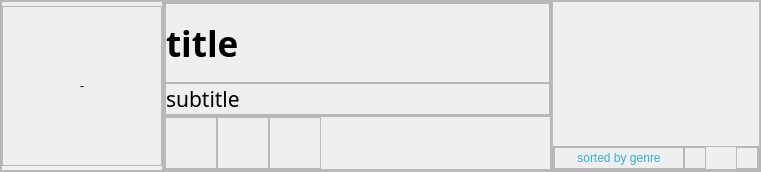
<?xml version="1.0" encoding="UTF-8"?>
<ui version="4.0">
 <class>InfoTracks</class>
 <widget class="QWidget" name="InfoTracks">
  <property name="geometry">
   <rect>
    <x>0</x>
    <y>0</y>
    <width>761</width>
    <height>170</height>
   </rect>
  </property>
  <property name="minimumSize">
   <size>
    <width>0</width>
    <height>0</height>
   </size>
  </property>
  <property name="maximumSize">
   <size>
    <width>16777215</width>
    <height>16777215</height>
   </size>
  </property>
  <property name="windowTitle">
   <string>Form</string>
  </property>
  <layout class="QGridLayout" name="gridLayout_12">
   <property name="leftMargin">
    <number>0</number>
   </property>
   <property name="topMargin">
    <number>0</number>
   </property>
   <property name="rightMargin">
    <number>0</number>
   </property>
   <property name="bottomMargin">
    <number>0</number>
   </property>
   <property name="spacing">
    <number>0</number>
   </property>
   <item row="0" column="0">
    <widget class="QFrame" name="frame_13">
     <property name="frameShape">
      <enum>QFrame::StyledPanel</enum>
     </property>
     <property name="frameShadow">
      <enum>QFrame::Raised</enum>
     </property>
     <layout class="QHBoxLayout" name="horizontalLayout">
      <property name="spacing">
       <number>0</number>
      </property>
      <property name="leftMargin">
       <number>0</number>
      </property>
      <property name="topMargin">
       <number>0</number>
      </property>
      <property name="rightMargin">
       <number>0</number>
      </property>
      <property name="bottomMargin">
       <number>0</number>
      </property>
      <item>
       <widget class="QFrame" name="frame_3">
        <property name="frameShape">
         <enum>QFrame::StyledPanel</enum>
        </property>
        <property name="frameShadow">
         <enum>QFrame::Raised</enum>
        </property>
        <layout class="QGridLayout" name="gridLayout">
         <property name="leftMargin">
          <number>0</number>
         </property>
         <property name="topMargin">
          <number>0</number>
         </property>
         <property name="rightMargin">
          <number>0</number>
         </property>
         <property name="bottomMargin">
          <number>0</number>
         </property>
         <property name="spacing">
          <number>0</number>
         </property>
         <item row="0" column="0">
          <widget class="QFrame" name="frame_9">
           <property name="minimumSize">
            <size>
             <width>160</width>
             <height>160</height>
            </size>
           </property>
           <property name="maximumSize">
            <size>
             <width>160</width>
             <height>160</height>
            </size>
           </property>
           <property name="frameShape">
            <enum>QFrame::StyledPanel</enum>
           </property>
           <property name="frameShadow">
            <enum>QFrame::Raised</enum>
           </property>
           <layout class="QGridLayout" name="gridLayout_8">
            <property name="leftMargin">
             <number>0</number>
            </property>
            <property name="topMargin">
             <number>0</number>
            </property>
            <property name="rightMargin">
             <number>0</number>
            </property>
            <property name="bottomMargin">
             <number>0</number>
            </property>
            <property name="spacing">
             <number>0</number>
            </property>
            <item row="0" column="0">
             <widget class="QLabel" name="labelCoverArt">
              <property name="text">
               <string>-</string>
              </property>
              <property name="alignment">
               <set>Qt::AlignCenter</set>
              </property>
             </widget>
            </item>
           </layout>
          </widget>
         </item>
        </layout>
       </widget>
      </item>
      <item>
       <widget class="QFrame" name="frame">
        <property name="frameShape">
         <enum>QFrame::StyledPanel</enum>
        </property>
        <property name="frameShadow">
         <enum>QFrame::Raised</enum>
        </property>
        <layout class="QVBoxLayout" name="verticalLayout_3">
         <property name="spacing">
          <number>0</number>
         </property>
         <property name="leftMargin">
          <number>0</number>
         </property>
         <property name="topMargin">
          <number>0</number>
         </property>
         <property name="rightMargin">
          <number>0</number>
         </property>
         <property name="bottomMargin">
          <number>0</number>
         </property>
         <item>
          <widget class="QFrame" name="frame_5">
           <property name="frameShape">
            <enum>QFrame::StyledPanel</enum>
           </property>
           <property name="frameShadow">
            <enum>QFrame::Raised</enum>
           </property>
           <layout class="QVBoxLayout" name="verticalLayout_6">
            <property name="spacing">
             <number>0</number>
            </property>
            <property name="leftMargin">
             <number>0</number>
            </property>
            <property name="topMargin">
             <number>0</number>
            </property>
            <property name="rightMargin">
             <number>0</number>
            </property>
            <property name="bottomMargin">
             <number>0</number>
            </property>
            <item>
             <widget class="QFrame" name="frame_10">
              <property name="minimumSize">
               <size>
                <width>0</width>
                <height>80</height>
               </size>
              </property>
              <property name="maximumSize">
               <size>
                <width>16777215</width>
                <height>80</height>
               </size>
              </property>
              <property name="frameShape">
               <enum>QFrame::StyledPanel</enum>
              </property>
              <property name="frameShadow">
               <enum>QFrame::Raised</enum>
              </property>
              <layout class="QGridLayout" name="gridLayout_9">
               <property name="leftMargin">
                <number>0</number>
               </property>
               <property name="topMargin">
                <number>0</number>
               </property>
               <property name="rightMargin">
                <number>0</number>
               </property>
               <property name="bottomMargin">
                <number>0</number>
               </property>
               <property name="spacing">
                <number>0</number>
               </property>
               <item row="0" column="0">
                <widget class="QLabel" name="labelTitle">
                 <property name="font">
                  <font>
                   <family>Segoe UI Semibold</family>
                   <pointsize>26</pointsize>
                   <weight>75</weight>
                   <bold>true</bold>
                  </font>
                 </property>
                 <property name="text">
                  <string>title</string>
                 </property>
                </widget>
               </item>
              </layout>
             </widget>
            </item>
            <item>
             <widget class="QFrame" name="frame_11">
              <property name="frameShape">
               <enum>QFrame::StyledPanel</enum>
              </property>
              <property name="frameShadow">
               <enum>QFrame::Raised</enum>
              </property>
              <layout class="QGridLayout" name="gridLayout_10">
               <property name="leftMargin">
                <number>0</number>
               </property>
               <property name="topMargin">
                <number>0</number>
               </property>
               <property name="rightMargin">
                <number>0</number>
               </property>
               <property name="bottomMargin">
                <number>0</number>
               </property>
               <property name="spacing">
                <number>0</number>
               </property>
               <item row="0" column="0">
                <widget class="QLabel" name="labelSubtitle">
                 <property name="font">
                  <font>
                   <family>Segoe UI Semilight</family>
                   <pointsize>16</pointsize>
                  </font>
                 </property>
                 <property name="text">
                  <string>subtitle</string>
                 </property>
                </widget>
               </item>
              </layout>
             </widget>
            </item>
           </layout>
          </widget>
         </item>
         <item>
          <spacer name="verticalSpacer_2">
           <property name="orientation">
            <enum>Qt::Vertical</enum>
           </property>
           <property name="sizeHint" stdset="0">
            <size>
             <width>20</width>
             <height>40</height>
            </size>
           </property>
          </spacer>
         </item>
         <item>
          <widget class="QFrame" name="frame_6">
           <property name="frameShape">
            <enum>QFrame::StyledPanel</enum>
           </property>
           <property name="frameShadow">
            <enum>QFrame::Raised</enum>
           </property>
           <layout class="QHBoxLayout" name="horizontalLayout_3">
            <property name="spacing">
             <number>0</number>
            </property>
            <property name="leftMargin">
             <number>0</number>
            </property>
            <property name="topMargin">
             <number>0</number>
            </property>
            <property name="rightMargin">
             <number>0</number>
            </property>
            <property name="bottomMargin">
             <number>0</number>
            </property>
            <item>
             <widget class="QFrame" name="framePlayAll">
              <property name="minimumSize">
               <size>
                <width>52</width>
                <height>52</height>
               </size>
              </property>
              <property name="maximumSize">
               <size>
                <width>52</width>
                <height>52</height>
               </size>
              </property>
              <property name="styleSheet">
               <string notr="true"/>
              </property>
              <property name="frameShape">
               <enum>QFrame::StyledPanel</enum>
              </property>
              <property name="frameShadow">
               <enum>QFrame::Raised</enum>
              </property>
              <layout class="QGridLayout" name="gridLayout_2">
               <property name="leftMargin">
                <number>0</number>
               </property>
               <property name="topMargin">
                <number>0</number>
               </property>
               <property name="rightMargin">
                <number>0</number>
               </property>
               <property name="bottomMargin">
                <number>0</number>
               </property>
               <property name="horizontalSpacing">
                <number>0</number>
               </property>
               <item row="0" column="0">
                <widget class="QLabel" name="labelPlayAll">
                 <property name="styleSheet">
                  <string notr="true">QLabel
{
  border-image: url(:/resource/Icon-52-play.png);
}

QLabel:hover
{
  border-image: url(:/resource/Icon-52-play-o.png);
}</string>
                 </property>
                 <property name="text">
                  <string/>
                 </property>
                </widget>
               </item>
              </layout>
             </widget>
            </item>
            <item>
             <widget class="QFrame" name="framePlayRandom">
              <property name="minimumSize">
               <size>
                <width>52</width>
                <height>52</height>
               </size>
              </property>
              <property name="maximumSize">
               <size>
                <width>52</width>
                <height>52</height>
               </size>
              </property>
              <property name="frameShape">
               <enum>QFrame::StyledPanel</enum>
              </property>
              <property name="frameShadow">
               <enum>QFrame::Raised</enum>
              </property>
              <layout class="QGridLayout" name="gridLayout_3">
               <property name="leftMargin">
                <number>0</number>
               </property>
               <property name="topMargin">
                <number>0</number>
               </property>
               <property name="rightMargin">
                <number>0</number>
               </property>
               <property name="bottomMargin">
                <number>0</number>
               </property>
               <property name="spacing">
                <number>0</number>
               </property>
               <item row="0" column="0">
                <widget class="QLabel" name="labelPlayRandom">
                 <property name="styleSheet">
                  <string notr="true">QLabel
{
  border-image: url(:/resource/Icon-52-random.png);
}

QLabel:hover
{
  border-image: url(:/resource/Icon-52-random-o.png);
}</string>
                 </property>
                 <property name="text">
                  <string/>
                 </property>
                </widget>
               </item>
              </layout>
             </widget>
            </item>
            <item>
             <widget class="QFrame" name="frameSubmenu">
              <property name="minimumSize">
               <size>
                <width>52</width>
                <height>52</height>
               </size>
              </property>
              <property name="maximumSize">
               <size>
                <width>52</width>
                <height>52</height>
               </size>
              </property>
              <property name="frameShape">
               <enum>QFrame::StyledPanel</enum>
              </property>
              <property name="frameShadow">
               <enum>QFrame::Raised</enum>
              </property>
              <layout class="QGridLayout" name="gridLayout_4">
               <property name="leftMargin">
                <number>0</number>
               </property>
               <property name="topMargin">
                <number>0</number>
               </property>
               <property name="rightMargin">
                <number>0</number>
               </property>
               <property name="bottomMargin">
                <number>0</number>
               </property>
               <property name="spacing">
                <number>0</number>
               </property>
               <item row="0" column="0">
                <widget class="QLabel" name="labelSubmenu">
                 <property name="styleSheet">
                  <string notr="true">QLabel
{
  border-image: url(:/resource/Icon-52-smenu.png);
}

QLabel:hover
{
  border-image: url(:/resource/Icon-52-smenu-o.png);
}</string>
                 </property>
                 <property name="text">
                  <string/>
                 </property>
                </widget>
               </item>
              </layout>
             </widget>
            </item>
            <item>
             <spacer name="horizontalSpacer">
              <property name="orientation">
               <enum>Qt::Horizontal</enum>
              </property>
              <property name="sizeHint" stdset="0">
               <size>
                <width>40</width>
                <height>20</height>
               </size>
              </property>
             </spacer>
            </item>
           </layout>
          </widget>
         </item>
        </layout>
       </widget>
      </item>
      <item>
       <widget class="QFrame" name="frame_4">
        <property name="frameShape">
         <enum>QFrame::StyledPanel</enum>
        </property>
        <property name="frameShadow">
         <enum>QFrame::Raised</enum>
        </property>
        <layout class="QVBoxLayout" name="verticalLayout_2">
         <property name="spacing">
          <number>0</number>
         </property>
         <property name="leftMargin">
          <number>0</number>
         </property>
         <property name="topMargin">
          <number>0</number>
         </property>
         <property name="rightMargin">
          <number>0</number>
         </property>
         <property name="bottomMargin">
          <number>0</number>
         </property>
         <item>
          <spacer name="verticalSpacer">
           <property name="orientation">
            <enum>Qt::Vertical</enum>
           </property>
           <property name="sizeHint" stdset="0">
            <size>
             <width>20</width>
             <height>40</height>
            </size>
           </property>
          </spacer>
         </item>
         <item>
          <widget class="QFrame" name="frameSort">
           <property name="frameShape">
            <enum>QFrame::StyledPanel</enum>
           </property>
           <property name="frameShadow">
            <enum>QFrame::Raised</enum>
           </property>
           <layout class="QHBoxLayout" name="horizontalLayout_2">
            <property name="spacing">
             <number>0</number>
            </property>
            <property name="leftMargin">
             <number>0</number>
            </property>
            <property name="topMargin">
             <number>0</number>
            </property>
            <property name="rightMargin">
             <number>0</number>
            </property>
            <property name="bottomMargin">
             <number>0</number>
            </property>
            <item>
             <widget class="QFrame" name="frame_8">
              <property name="minimumSize">
               <size>
                <width>130</width>
                <height>22</height>
               </size>
              </property>
              <property name="maximumSize">
               <size>
                <width>130</width>
                <height>22</height>
               </size>
              </property>
              <property name="frameShape">
               <enum>QFrame::StyledPanel</enum>
              </property>
              <property name="frameShadow">
               <enum>QFrame::Raised</enum>
              </property>
              <layout class="QGridLayout" name="gridLayout_7">
               <property name="leftMargin">
                <number>0</number>
               </property>
               <property name="topMargin">
                <number>0</number>
               </property>
               <property name="rightMargin">
                <number>0</number>
               </property>
               <property name="bottomMargin">
                <number>0</number>
               </property>
               <property name="spacing">
                <number>0</number>
               </property>
               <item row="0" column="0">
                <widget class="QLabel" name="labelSort">
                 <property name="styleSheet">
                  <string notr="true">QLabel
{
  color: rgb(52, 174, 214);
  border-image: url(:/resource/Icon-130-sort.png);
}

QLabel:hover
{
  color: rgb(255, 255, 255);
  border-image: url(:/resource/Icon-130-sort-o.png);
}</string>
                 </property>
                 <property name="text">
                  <string>sorted by genre</string>
                 </property>
                 <property name="alignment">
                  <set>Qt::AlignCenter</set>
                 </property>
                </widget>
               </item>
              </layout>
             </widget>
            </item>
            <item>
             <widget class="QFrame" name="frame_7">
              <property name="minimumSize">
               <size>
                <width>22</width>
                <height>22</height>
               </size>
              </property>
              <property name="maximumSize">
               <size>
                <width>22</width>
                <height>22</height>
               </size>
              </property>
              <property name="frameShape">
               <enum>QFrame::StyledPanel</enum>
              </property>
              <property name="frameShadow">
               <enum>QFrame::Raised</enum>
              </property>
              <layout class="QGridLayout" name="gridLayout_6">
               <property name="leftMargin">
                <number>0</number>
               </property>
               <property name="topMargin">
                <number>0</number>
               </property>
               <property name="rightMargin">
                <number>0</number>
               </property>
               <property name="bottomMargin">
                <number>0</number>
               </property>
               <property name="spacing">
                <number>0</number>
               </property>
               <item row="0" column="0">
                <widget class="QLabel" name="labelIncDec">
                 <property name="styleSheet">
                  <string notr="true">QLabel
{
  border-image: url(:/resource/Icon-22-sortd.png);
}

QLabel:hover
{
  border-image: url(:/resource/Icon-22-sortd-o.png);
}</string>
                 </property>
                 <property name="text">
                  <string/>
                 </property>
                </widget>
               </item>
              </layout>
             </widget>
            </item>
            <item>
             <spacer name="horizontalSpacer_2">
              <property name="orientation">
               <enum>Qt::Horizontal</enum>
              </property>
              <property name="sizeType">
               <enum>QSizePolicy::Fixed</enum>
              </property>
              <property name="sizeHint" stdset="0">
               <size>
                <width>30</width>
                <height>20</height>
               </size>
              </property>
             </spacer>
            </item>
            <item>
             <widget class="QFrame" name="frame_2">
              <property name="minimumSize">
               <size>
                <width>22</width>
                <height>22</height>
               </size>
              </property>
              <property name="maximumSize">
               <size>
                <width>22</width>
                <height>22</height>
               </size>
              </property>
              <property name="frameShape">
               <enum>QFrame::StyledPanel</enum>
              </property>
              <property name="frameShadow">
               <enum>QFrame::Raised</enum>
              </property>
              <layout class="QGridLayout" name="gridLayout_5">
               <property name="leftMargin">
                <number>0</number>
               </property>
               <property name="topMargin">
                <number>0</number>
               </property>
               <property name="rightMargin">
                <number>0</number>
               </property>
               <property name="bottomMargin">
                <number>0</number>
               </property>
               <property name="spacing">
                <number>0</number>
               </property>
               <item row="0" column="0">
                <widget class="QLabel" name="labelResize">
                 <property name="styleSheet">
                  <string notr="true">QLabel
{
  border-image: url(:/resource/Icon-22-iconsize.png);
}

QLabel:hover
{
  border-image: url(:/resource/Icon-22-iconsize-o.png);
}</string>
                 </property>
                 <property name="text">
                  <string/>
                 </property>
                </widget>
               </item>
              </layout>
             </widget>
            </item>
           </layout>
          </widget>
         </item>
        </layout>
       </widget>
      </item>
     </layout>
    </widget>
   </item>
  </layout>
 </widget>
 <resources/>
 <connections/>
</ui>
